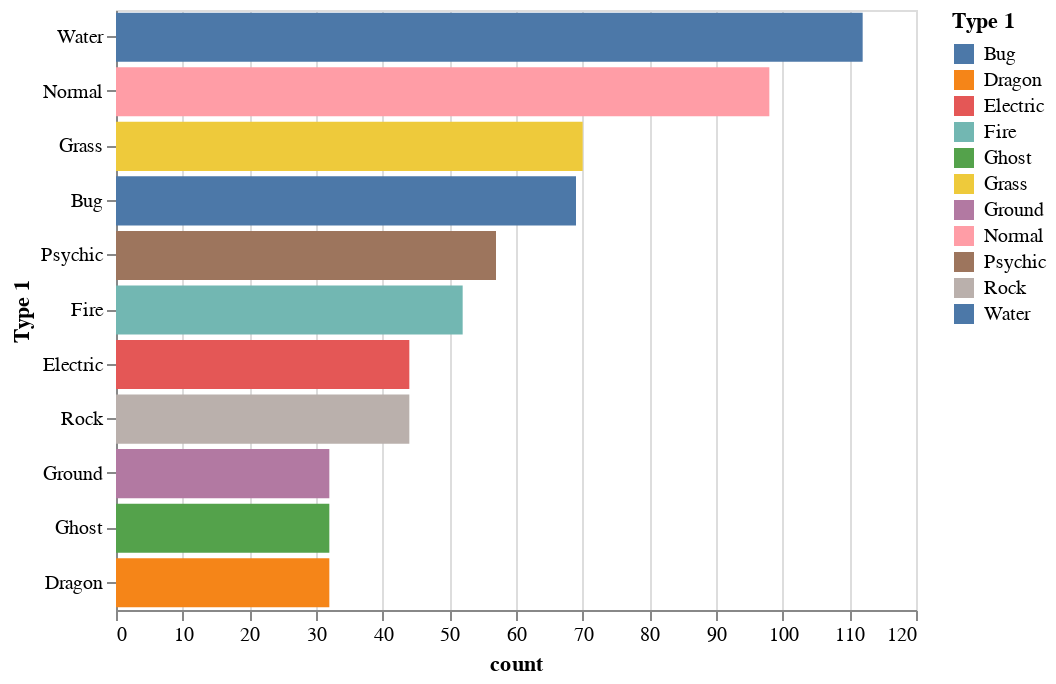

Source (notebook cell):
### Markdown cell above
## 6) Usando o dataset Pokemon, crie um rank bar que mostre o rank para Type 1

### Code cell
# resposta 6
alt.Chart(poke).transform_aggregate(
    count='count()',
    groupby=['Type 1']
).transform_window(
    rank='rank(count)',
    sort=[alt.SortField('count', order='descending')]
).transform_filter(
    alt.datum.rank < 10
).mark_bar().encode(
    y=alt.Y('Type 1:N',
        sort=alt.EncodingSortField(field='count', op='sum', order='descending')
    ),
    x='count:Q',
    color=alt.Color('Type 1')
)

### Figure 1 — Vega-Lite specification as saved in the notebook (floating-point values rounded to 4 significant figures; data arrays with more than 128 entries replaced by an {"elided": "..."} marker saying what was removed)
{"$schema": "https://vega.github.io/schema/vega-lite/v3.4.0.json", "config": {"mark": {"tooltip": null}, "view": {"height": 300, "width": 400}}, "data": {"name": "data-3a85dbec9759246882ecb2a4586afdbd"}, "datasets": {"data-3a85dbec9759246882ecb2a4586afdbd": {"elided": "800 records"}}, "encoding": {"color": {"field": "Type 1", "type": "nominal"}, "x": {"field": "count", "type": "quantitative"}, "y": {"field": "Type 1", "sort": {"field": "count", "op": "sum", "order": "descending"}, "type": "nominal"}}, "mark": "bar", "transform": [{"aggregate": [{"as": "count", "op": "count"}], "groupby": ["Type 1"]}, {"sort": [{"field": "count", "order": "descending"}], "window": [{"as": "rank", "field": "count", "op": "rank"}]}, {"filter": "(datum.rank < 10)"}]}
